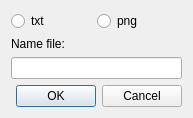
<?xml version="1.0" encoding="UTF-8"?>
<ui version="4.0">
 <class>Dialog</class>
 <widget class="QDialog" name="Dialog">
  <property name="geometry">
   <rect>
    <x>0</x>
    <y>0</y>
    <width>193</width>
    <height>115</height>
   </rect>
  </property>
  <property name="windowTitle">
   <string>Save maze</string>
  </property>
  <layout class="QVBoxLayout" name="verticalLayout">
   <item>
    <layout class="QVBoxLayout" name="verticalLayout_2">
     <item>
      <layout class="QHBoxLayout" name="horizontalLayout_2">
       <property name="spacing">
        <number>0</number>
       </property>
       <property name="bottomMargin">
        <number>0</number>
       </property>
       <item>
        <widget class="QRadioButton" name="txt">
         <property name="text">
          <string>txt</string>
         </property>
        </widget>
       </item>
       <item>
        <widget class="QRadioButton" name="png">
         <property name="text">
          <string>png</string>
         </property>
        </widget>
       </item>
      </layout>
     </item>
     <item>
      <widget class="QLabel" name="label">
       <property name="text">
        <string>Name file:</string>
       </property>
      </widget>
     </item>
     <item>
      <widget class="QLineEdit" name="name_file"/>
     </item>
    </layout>
   </item>
   <item>
    <layout class="QHBoxLayout" name="horizontalLayout">
     <item>
      <spacer name="horizontalSpacer">
       <property name="orientation">
        <enum>Qt::Horizontal</enum>
       </property>
       <property name="sizeHint" stdset="0">
        <size>
         <width>40</width>
         <height>20</height>
        </size>
       </property>
      </spacer>
     </item>
     <item>
      <widget class="QPushButton" name="ok_btn">
       <property name="text">
        <string>OK</string>
       </property>
      </widget>
     </item>
     <item>
      <widget class="QPushButton" name="cancel_btn">
       <property name="text">
        <string>Cancel</string>
       </property>
      </widget>
     </item>
    </layout>
   </item>
  </layout>
 </widget>
 <resources/>
 <connections/>
</ui>
